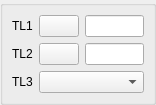
<ui version="4.0" >
 <class>DlgRef_2Sel1List_QTD</class>
 <widget class="QWidget" name="DlgRef_2Sel1List_QTD" >
  <property name="geometry" >
   <rect>
    <x>0</x>
    <y>0</y>
    <width>156</width>
    <height>100</height>
   </rect>
  </property>
  <property name="windowTitle" >
   <string/>
  </property>
  <layout class="QGridLayout" >
   <property name="margin" >
    <number>0</number>
   </property>
   <property name="spacing" >
    <number>0</number>
   </property>
   <item row="0" column="0" >
    <widget class="QGroupBox" name="GroupBox1" >
     <property name="title" >
      <string/>
     </property>
     <layout class="QGridLayout" >
      <property name="margin" >
       <number>9</number>
      </property>
      <property name="spacing" >
       <number>6</number>
      </property>
      <item row="2" column="1" colspan="2" >
       <widget class="QComboBox" name="ComboBox1" >
        <property name="sizePolicy" >
         <sizepolicy>
          <hsizetype>7</hsizetype>
          <vsizetype>0</vsizetype>
          <horstretch>0</horstretch>
          <verstretch>0</verstretch>
         </sizepolicy>
        </property>
       </widget>
      </item>
      <item row="2" column="0" >
       <widget class="QLabel" name="TextLabel3" >
        <property name="sizePolicy" >
         <sizepolicy>
          <hsizetype>0</hsizetype>
          <vsizetype>0</vsizetype>
          <horstretch>0</horstretch>
          <verstretch>0</verstretch>
         </sizepolicy>
        </property>
        <property name="text" >
         <string>TL3</string>
        </property>
        <property name="wordWrap" >
         <bool>false</bool>
        </property>
       </widget>
      </item>
      <item row="1" column="0" >
       <widget class="QLabel" name="TextLabel2" >
        <property name="sizePolicy" >
         <sizepolicy>
          <hsizetype>0</hsizetype>
          <vsizetype>0</vsizetype>
          <horstretch>0</horstretch>
          <verstretch>0</verstretch>
         </sizepolicy>
        </property>
        <property name="text" >
         <string>TL2</string>
        </property>
        <property name="wordWrap" >
         <bool>false</bool>
        </property>
       </widget>
      </item>
      <item row="0" column="2" >
       <widget class="QLineEdit" name="LineEdit1" />
      </item>
      <item row="0" column="0" >
       <widget class="QLabel" name="TextLabel1" >
        <property name="sizePolicy" >
         <sizepolicy>
          <hsizetype>0</hsizetype>
          <vsizetype>0</vsizetype>
          <horstretch>0</horstretch>
          <verstretch>0</verstretch>
         </sizepolicy>
        </property>
        <property name="text" >
         <string>TL1</string>
        </property>
        <property name="wordWrap" >
         <bool>false</bool>
        </property>
       </widget>
      </item>
      <item row="1" column="1" >
       <widget class="QPushButton" name="PushButton2" >
        <property name="sizePolicy" >
         <sizepolicy>
          <hsizetype>0</hsizetype>
          <vsizetype>0</vsizetype>
          <horstretch>0</horstretch>
          <verstretch>0</verstretch>
         </sizepolicy>
        </property>
        <property name="text" >
         <string/>
        </property>
       </widget>
      </item>
      <item row="1" column="2" >
       <widget class="QLineEdit" name="LineEdit2" />
      </item>
      <item row="0" column="1" >
       <widget class="QPushButton" name="PushButton1" >
        <property name="sizePolicy" >
         <sizepolicy>
          <hsizetype>0</hsizetype>
          <vsizetype>0</vsizetype>
          <horstretch>0</horstretch>
          <verstretch>0</verstretch>
         </sizepolicy>
        </property>
        <property name="text" >
         <string/>
        </property>
       </widget>
      </item>
     </layout>
    </widget>
   </item>
  </layout>
 </widget>
 <layoutdefault spacing="6" margin="11" />
 <pixmapfunction>qPixmapFromMimeSource</pixmapfunction>
 <tabstops>
  <tabstop>PushButton1</tabstop>
  <tabstop>LineEdit1</tabstop>
  <tabstop>PushButton2</tabstop>
  <tabstop>LineEdit2</tabstop>
  <tabstop>ComboBox1</tabstop>
 </tabstops>
 <resources/>
 <connections/>
</ui>
